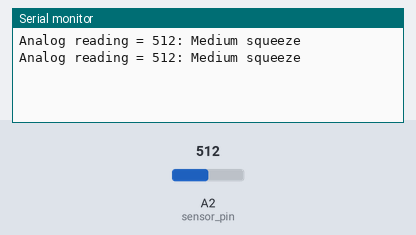
The sketch below on a simulated Arduino Uno, built with avr-gcc and run on an emulated ATmega328P. On the bench: the last lines printed to the serial monitor. The inputs (shaded band) are chosen by the test bench; at power-on: A2 (sensor_pin) = 512.

Above: at 1.8 s.
1.9 s: A2 (sensor_pin) set to 490
At 2.4 s:
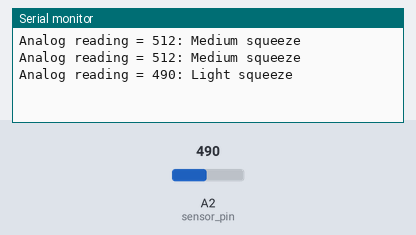
4.5 s: A2 (sensor_pin) set to 190
At 5.8 s:
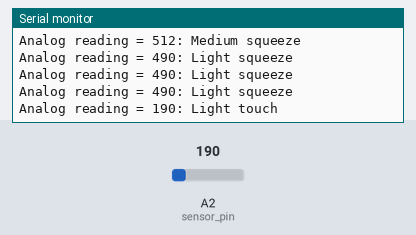
7.5 s: A2 (sensor_pin) set to 0
At 8.8 s:
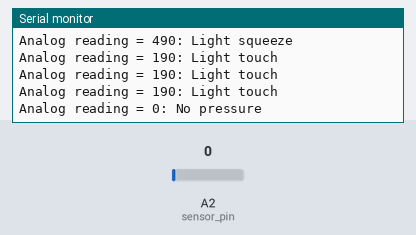
10.5 s: A2 (sensor_pin) set to 810
At 11.8 s:
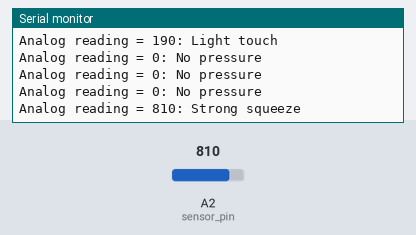

Measured:
- after the input at 1.9 s, the serial monitor: prints a new line after 0.10 s (image 1)
- after the input at 4.5 s, the serial monitor: prints a new line after 0.50 s (image 2)
- after the input at 7.5 s, the serial monitor: prints a new line after 0.50 s (image 3)
- after the input at 10.5 s, the serial monitor: prints a new line after 0.51 s (image 4)

The sketch:

FSR.ino
```cpp
/*
Author:Dharmendra Kumar Yadav
*/
int sensor_pin = A2;
int sensor_value;

void setup(void) {
  Serial.begin(9600);
}

void loop(void) {
  sensor_value = analogRead(sensor_pin);

  Serial.print("Analog reading = ");
  Serial.print(sensor_value);

  if (sensor_value < 10) {
    Serial.println(": No pressure");
  } else if (sensor_value < 200) {
    Serial.println(": Light touch");
  } else if (sensor_value < 500) {
    Serial.println(": Light squeeze");
  } else if (sensor_value < 800) {
    Serial.println(": Medium squeeze");
  } else {
    Serial.println(": Strong squeeze");
  }
  delay(1000);
}
```
